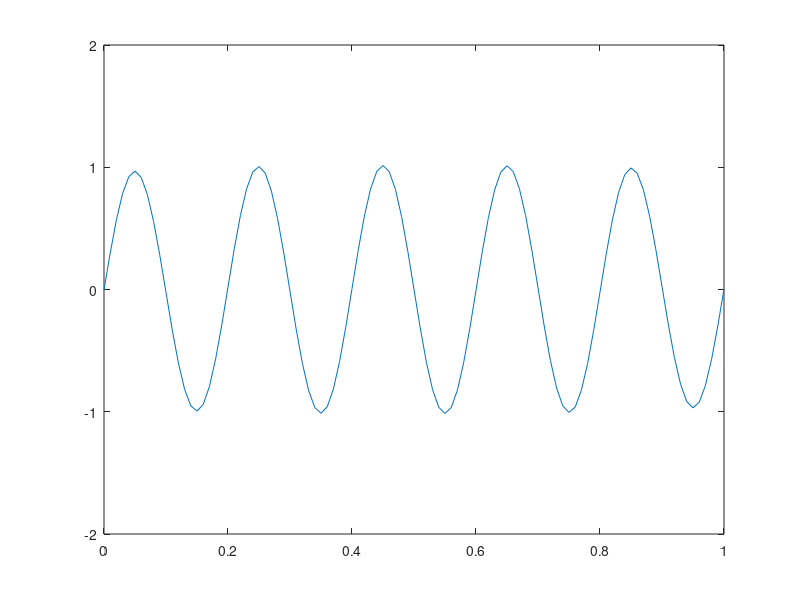

Write the MATLAB code that produced this figure.
%Significance of coefficients /masking effect
clc
clear all
close all
t=0:0.01:1;
x=sin(2*pi*5*t);
X=fft(x,length(x));
X(1:5)=0;
y=ifft(X);
plot(t,y),axis([0 1 -2 2])